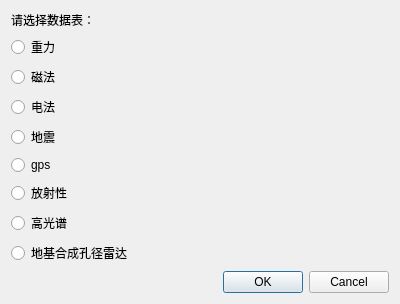
<?xml version="1.0" encoding="UTF-8"?>
<ui version="4.0">
 <class>Dialog</class>
 <widget class="QDialog" name="Dialog">
  <property name="geometry">
   <rect>
    <x>0</x>
    <y>0</y>
    <width>400</width>
    <height>300</height>
   </rect>
  </property>
  <property name="windowTitle">
   <string>Dialog</string>
  </property>
  <layout class="QHBoxLayout" name="horizontalLayout">
   <item>
    <layout class="QVBoxLayout" name="verticalLayout_2" stretch="1,8,1">
     <item>
      <widget class="QLabel" name="label">
       <property name="text">
        <string>请选择数据表：</string>
       </property>
      </widget>
     </item>
     <item>
      <layout class="QVBoxLayout" name="verticalLayout">
       <item>
        <widget class="QRadioButton" name="btn_grav">
         <property name="text">
          <string>重力</string>
         </property>
         <attribute name="buttonGroup">
          <string notr="true">buttonGroup</string>
         </attribute>
        </widget>
       </item>
       <item>
        <widget class="QRadioButton" name="btn_mag">
         <property name="text">
          <string>磁法</string>
         </property>
         <attribute name="buttonGroup">
          <string notr="true">buttonGroup</string>
         </attribute>
        </widget>
       </item>
       <item>
        <widget class="QRadioButton" name="btn_elec">
         <property name="text">
          <string>电法</string>
         </property>
         <attribute name="buttonGroup">
          <string notr="true">buttonGroup</string>
         </attribute>
        </widget>
       </item>
       <item>
        <widget class="QRadioButton" name="btn_seg">
         <property name="text">
          <string>地震</string>
         </property>
         <attribute name="buttonGroup">
          <string notr="true">buttonGroup</string>
         </attribute>
        </widget>
       </item>
       <item>
        <widget class="QRadioButton" name="btn_gps">
         <property name="text">
          <string>gps</string>
         </property>
         <attribute name="buttonGroup">
          <string notr="true">buttonGroup</string>
         </attribute>
        </widget>
       </item>
       <item>
        <widget class="QRadioButton" name="btnGama">
         <property name="text">
          <string>放射性</string>
         </property>
         <attribute name="buttonGroup">
          <string notr="true">buttonGroup</string>
         </attribute>
        </widget>
       </item>
       <item>
        <widget class="QRadioButton" name="btnHyper">
         <property name="text">
          <string>高光谱</string>
         </property>
         <attribute name="buttonGroup">
          <string notr="true">buttonGroup</string>
         </attribute>
        </widget>
       </item>
       <item>
        <widget class="QRadioButton" name="btnSar">
         <property name="text">
          <string>地基合成孔径雷达</string>
         </property>
         <attribute name="buttonGroup">
          <string notr="true">buttonGroup</string>
         </attribute>
        </widget>
       </item>
      </layout>
     </item>
     <item>
      <widget class="QDialogButtonBox" name="buttonBox">
       <property name="orientation">
        <enum>Qt::Horizontal</enum>
       </property>
       <property name="standardButtons">
        <set>QDialogButtonBox::Cancel|QDialogButtonBox::Ok</set>
       </property>
      </widget>
     </item>
    </layout>
   </item>
  </layout>
 </widget>
 <resources/>
 <connections>
  <connection>
   <sender>buttonBox</sender>
   <signal>accepted()</signal>
   <receiver>Dialog</receiver>
   <slot>accept()</slot>
   <hints>
    <hint type="sourcelabel">
     <x>248</x>
     <y>254</y>
    </hint>
    <hint type="destinationlabel">
     <x>157</x>
     <y>274</y>
    </hint>
   </hints>
  </connection>
  <connection>
   <sender>buttonBox</sender>
   <signal>rejected()</signal>
   <receiver>Dialog</receiver>
   <slot>reject()</slot>
   <hints>
    <hint type="sourcelabel">
     <x>316</x>
     <y>260</y>
    </hint>
    <hint type="destinationlabel">
     <x>286</x>
     <y>274</y>
    </hint>
   </hints>
  </connection>
 </connections>
 <buttongroups>
  <buttongroup name="buttonGroup"/>
 </buttongroups>
</ui>
